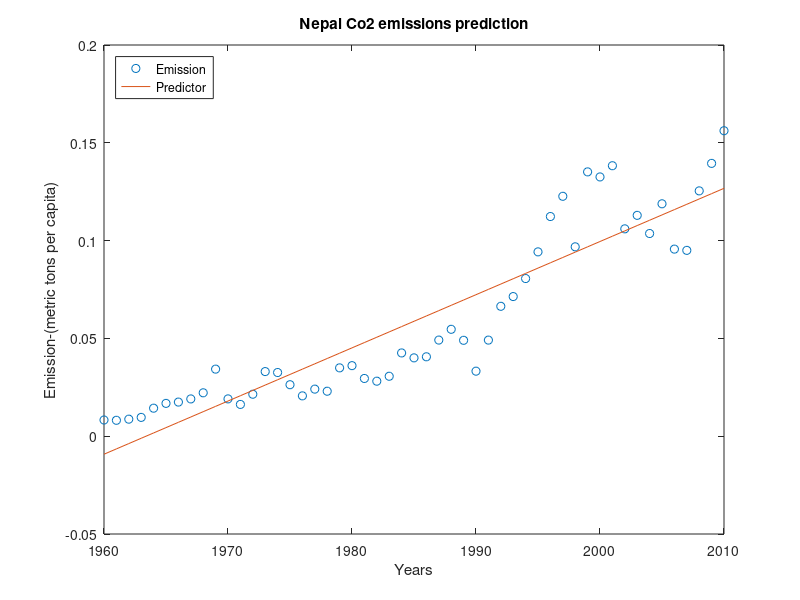
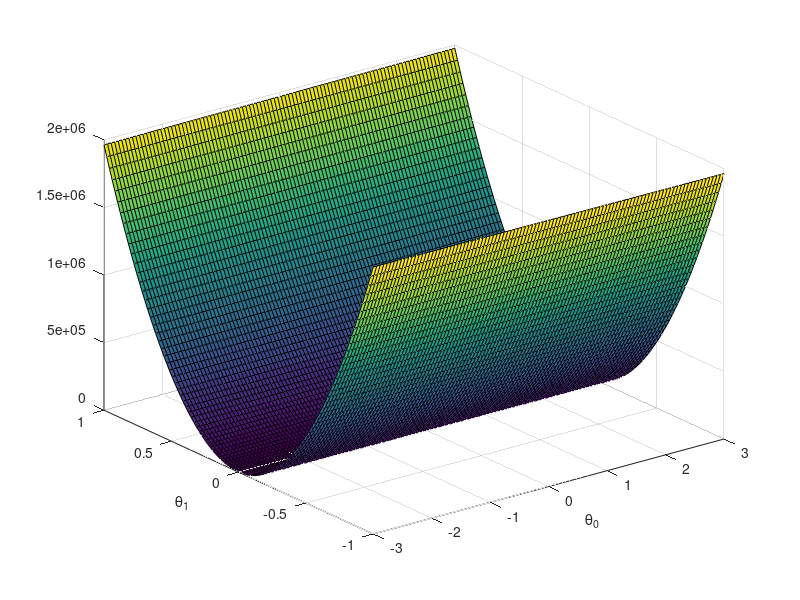

Reproduce these figures in MATLAB, in order.
% Data is roughly based on Nepal's last 50 years of Co2 emissions
% x label refers to the number of years
% y label refers to carbon-dioxide emission

clear all; close all; clc
x = load('data/1co2.dat'); y = load('data/2co2.dat');

m = length(y); % number of training examples


% Plot the training data
figure;

plot(x, y, 'o');
title('Nepal Co2 emissions prediction')
ylabel('Emission-(metric tons per capita)')
xlabel('Years')

% Gradient descent
x = [ones(m, 1) x]; % Add a column of ones to x
theta = zeros(size(x(1,:)))'; % initialize fitting parameters
MAX_ITR = 1500;
alpha = 0.07;

for num_iterations = 1:MAX_ITR
    % This is a vectorized version of the 
    % gradient descent update formula
    
    grad = (1/m).* x' * ((x * theta) - y);
    
    % Here is the actual update
    theta = theta - alpha .* grad;
   
end
% print theta to screen
theta

exact_theta = (x' * x)\x' * y

% Plot the linear fit
hold on; % keep previous plot visible
plot(x(:,2), x*exact_theta, '-')
legend('Emission', 'Predictor','Location','northwest')
hold off




% Predict values for age 2030 and 2050
predict1 = [1, 2030] *exact_theta
predict2 = [1, 2050] *exact_theta


% Calculate J matrix

% Grid over which we will calculate J
theta0_vals = linspace(-3, 3, 100);
theta1_vals = linspace(-1, 1, 100);

% initialize J_vals to a matrix of 0's
J_vals = zeros(length(theta0_vals), length(theta1_vals));

for i = 1:length(theta0_vals)
	  for j = 1:length(theta1_vals)
	  t = [theta0_vals(i); theta1_vals(j)];    
	  J_vals(i,j) = (0.5/m) .* (x * t - y)' * (x * t - y);
    end
end

% We need to transpose J_vals before calling surf, or else the axes will be flipped
J_vals = J_vals';
% Surface plot
figure;
surf(theta0_vals, theta1_vals, J_vals)
xlabel('\theta_0'); ylabel('\theta_1');
